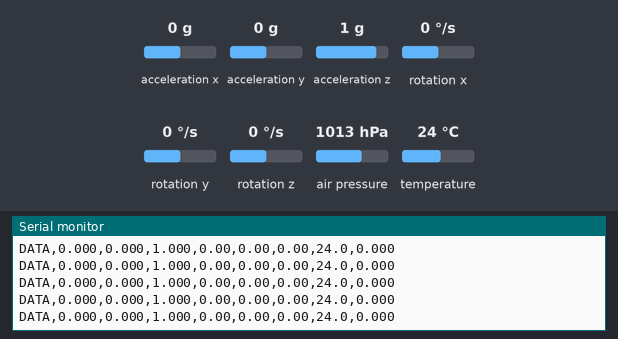
Bench run of a program on a simulated ESP32. On the bench: the last lines printed to the serial monitor. The test bench sets the inputs (shaded band); at power-on: acceleration x 0 g, acceleration y 0 g, acceleration z 1 g, rotation x 0 °/s, rotation y 0 °/s, rotation z 0 °/s, air pressure 1013 hPa, temperature 24 °C.

Above: at 5.2 s.
5.3 s: acceleration x set to -1.4 g
At 5.36 s:
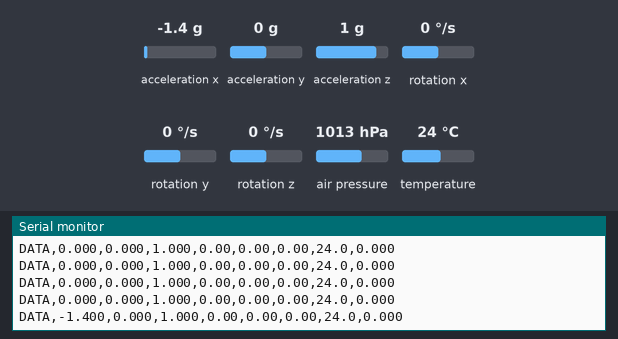
6.8 s: acceleration y set to -1.4 g
At 6.84 s:
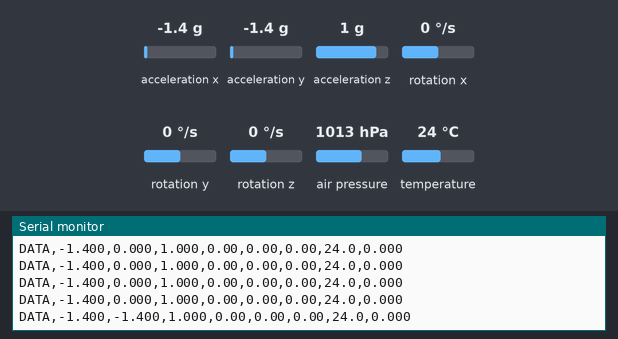
8.3 s: acceleration z set to -1.4 g
At 8.32 s:
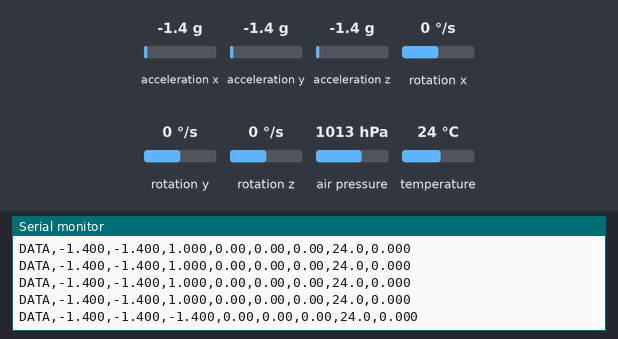
9.8 s: rotation x set to -192 °/s
At 9.85 s:
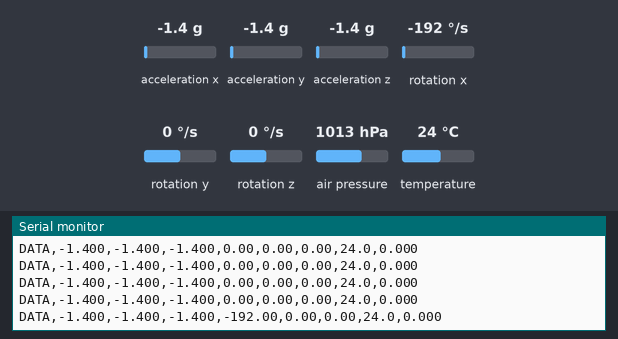
11.3 s: rotation y set to -192 °/s
At 11.33 s:
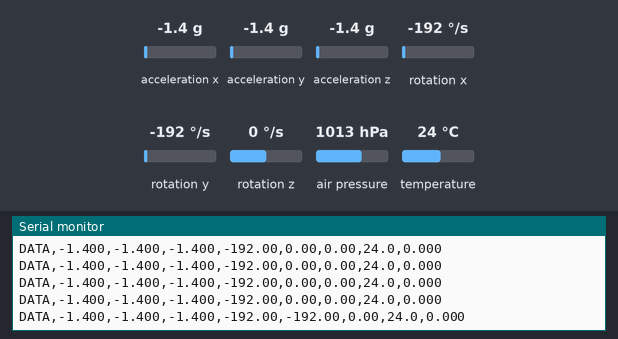

The program:

main.cpp
```cpp
#include <Arduino.h>
#include <Wire.h>
#include <Adafruit_MPU6050.h>
#include <Adafruit_Sensor.h>
#include <Adafruit_BME280.h>

static const int I2C_SDA_PIN = 21;
static const int I2C_SCL_PIN = 22;
static const float ALT_FILTER = 0.35f;

Adafruit_MPU6050 mpu;
Adafruit_BME280 bme;

typedef struct struct_mpu {
  float ax;
  float ay;
  float az;
  float gx;
  float gy;
  float gz;
  float tempC;
  float altRel;
} struct_mpu;

struct_mpu mpuData;

float gyroOffsetX = 0;
float gyroOffsetY = 0;
float gyroOffsetZ = 0;
float pressureBaselinePa = 101325.0f;
float altFiltered = 0;

bool readMpu(struct_mpu &data) {
  sensors_event_t accel;
  sensors_event_t gyro;
  sensors_event_t mpuTemp;
  if (!mpu.getEvent(&accel, &gyro, &mpuTemp)) {
    return false;
  }

  data.ax = accel.acceleration.x / SENSORS_GRAVITY_STANDARD;
  data.ay = accel.acceleration.y / SENSORS_GRAVITY_STANDARD;
  data.az = accel.acceleration.z / SENSORS_GRAVITY_STANDARD;
  data.gx = gyro.gyro.x * RAD_TO_DEG - gyroOffsetX;
  data.gy = gyro.gyro.y * RAD_TO_DEG - gyroOffsetY;
  data.gz = gyro.gyro.z * RAD_TO_DEG - gyroOffsetZ;
  return true;
}

float relativeAltitude(float pressurePa) {
  if (pressureBaselinePa < 1.0f) {
    return 0;
  }
  return 44330.0f * (1.0f - pow(pressurePa / pressureBaselinePa, 0.1903f));
}

void readBme(struct_mpu &data) {
  data.tempC = bme.readTemperature();
  float pressurePa = bme.readPressure();
  float altRaw = relativeAltitude(pressurePa);
  altFiltered += ALT_FILTER * (altRaw - altFiltered);
  data.altRel = altFiltered;
}

void calibrateGyro() {
  const int samples = 200;
  float sumX = 0;
  float sumY = 0;
  float sumZ = 0;
  int ok = 0;

  for (int i = 0; i < samples; i++) {
    if (!readMpu(mpuData)) {
      delay(10);
      continue;
    }
    sumX += mpuData.gx;
    sumY += mpuData.gy;
    sumZ += mpuData.gz;
    ok++;
    delay(10);
  }

  if (ok == 0) {
    return;
  }

  gyroOffsetX = sumX / ok;
  gyroOffsetY = sumY / ok;
  gyroOffsetZ = sumZ / ok;
}

void calibrateAltitude() {
  const int samples = 40;
  float sumP = 0;
  int ok = 0;
  for (int i = 0; i < samples; i++) {
    float p = bme.readPressure();
    if (p > 10000.0f) {
      sumP += p;
      ok++;
    }
    delay(25);
  }
  if (ok > 0) {
    pressureBaselinePa = sumP / ok;
  }
  altFiltered = 0;
}

bool initBme() {
  if (bme.begin(0x76, &Wire) || bme.begin(0x77, &Wire)) {
    bme.setSampling(
        Adafruit_BME280::MODE_NORMAL,
        Adafruit_BME280::SAMPLING_X1,
        Adafruit_BME280::SAMPLING_X16,
        Adafruit_BME280::SAMPLING_NONE,
        Adafruit_BME280::FILTER_X16,
        Adafruit_BME280::STANDBY_MS_0_5);
    return true;
  }
  return false;
}

void setup() {
  Serial.begin(115200);
  delay(500);

  Wire.begin(I2C_SDA_PIN, I2C_SCL_PIN);
  Wire.setClock(400000);
  delay(50);

  if (!mpu.begin(MPU6050_I2CADDR_DEFAULT, &Wire)) {
    while (true) {
      delay(1000);
    }
  }
  mpu.setAccelerometerRange(MPU6050_RANGE_2_G);
  mpu.setGyroRange(MPU6050_RANGE_250_DEG);
  mpu.setFilterBandwidth(MPU6050_BAND_44_HZ);

  if (!initBme()) {
    while (true) {
      delay(1000);
    }
  }

  calibrateGyro();
  calibrateAltitude();
  Serial.println("StartUp complet");
}

void loop() {
  if (!readMpu(mpuData)) {
    delay(500);
    return;
  }
  readBme(mpuData);

  Serial.printf("DATA,%.3f,%.3f,%.3f,%.2f,%.2f,%.2f,%.1f,%.3f\n",
                mpuData.ax, mpuData.ay, mpuData.az,
                mpuData.gx, mpuData.gy, mpuData.gz,
                mpuData.tempC, mpuData.altRel);

  delay(50);
}
```

Measured:
- after the input at 5.3 s, the serial monitor: prints a new line after 0.05 s (image 1)
- after the input at 6.8 s, the serial monitor: prints a new line at once (image 2)
- after the input at 8.3 s, the serial monitor: prints a new line at once (image 3)
- after the input at 9.8 s, the serial monitor: prints a new line at once (image 4)
- after the input at 11.3 s, the serial monitor: prints a new line at once (image 5)
